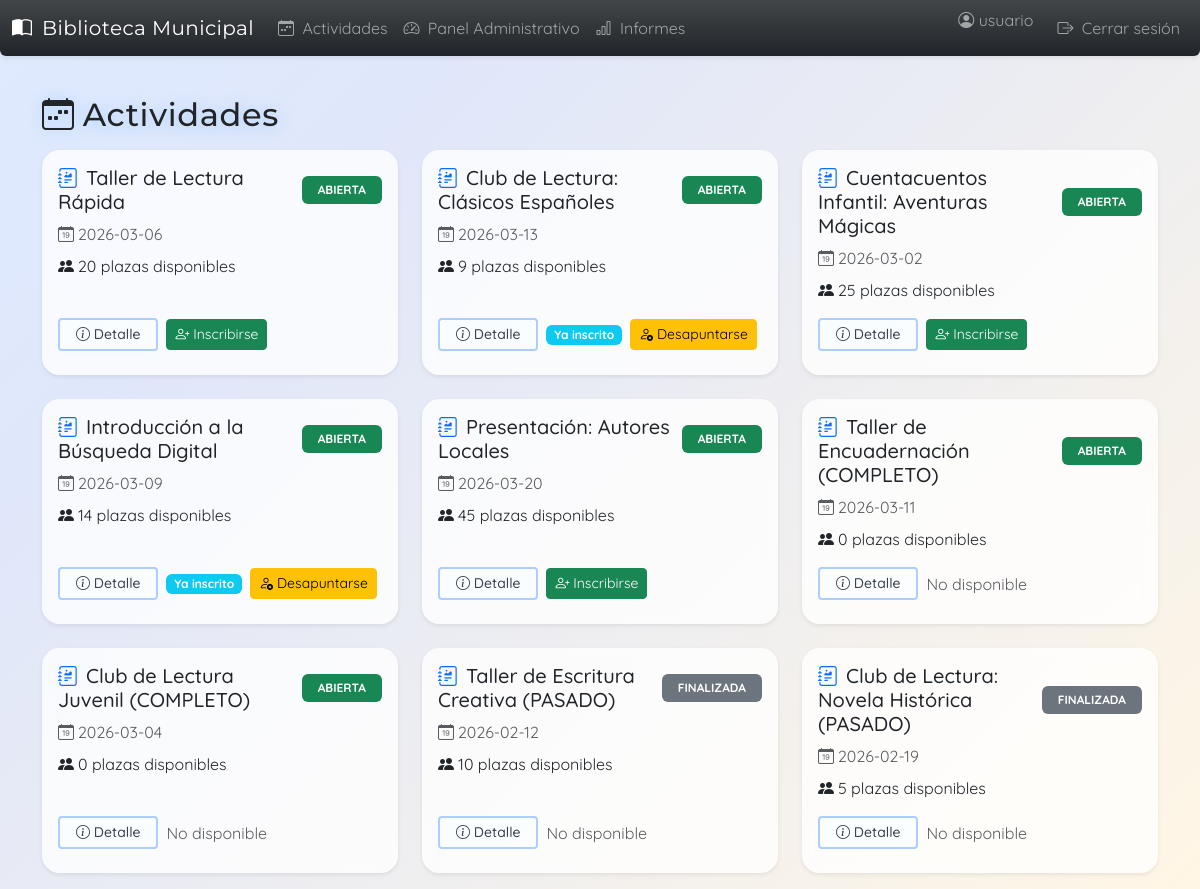
/activities/ (signed in), run on the app's committed database.
### app/models/user.py (models this page shows, shortened)
class User(db.Model, UserMixin):
    id = db.Column(db.Integer, primary_key=True)
    username = db.Column(db.String(100), unique=True, nullable=False)
    password_hash = db.Column(db.String(255), nullable=False)
    role = db.Column(db.String(50), nullable=False)
    name = db.Column(db.String(200), nullable=True)  # Full name for normal users
    email = db.Column(db.String(200), unique=True, nullable=True)  # Email for normal users
    phone = db.Column(db.String(20), nullable=True)  # Phone for normal users

### app/models/activity.py (models this page shows, shortened)
class Activity(db.Model):
    id = db.Column(db.Integer, primary_key=True)
    title = db.Column(db.String(200), nullable=False)
    description = db.Column(db.Text)
    type = db.Column(db.String(100))  # Tipo de actividad (taller, club de lectura, etc.)
    date = db.Column(db.Date, nullable=False)
    time = db.Column(db.String(10))  # Hora (formato HH:MM)
    duration = db.Column(db.Integer)  # Duración en minutos
    max_slots = db.Column(db.Integer, nullable=False)
    status = db.Column(db.String(50), default="borrador")
    created_at = db.Column(db.DateTime, default=datetime.utcnow)
    updated_at = db.Column(db.DateTime, default=datetime.utcnow, onupdate=datetime.utcnow)
    enrollments = db.relationship('Enrollment', backref='activity', lazy=True, cascade='all, delete-orphan')

### app/routes/activities.py (the view)
@activities_bp.route("/")
def index():
    if current_user.is_authenticated and current_user.role == 'admin':
        activities = Activity.query.all()
    else:
        activities = Activity.query.filter(Activity.status != 'borrador').all()
    result = []
    for activity in activities:
        enrolled_count = db.session.query(func.count(Enrollment.id)) \
            .filter_by(activity_id=activity.id) \
            .scalar()
        available_slots = activity.max_slots - enrolled_count
        user_enrolled = False
        if current_user.is_authenticated:
            user_enrolled = Enrollment.query.filter_by(
                activity_id=activity.id,
                user_id=current_user.id
            ).first() is not None
        result.append({
            "id": activity.id,
            "title": activity.title,
            "date": activity.date,
            "status": activity.status,
            "available_slots": available_slots,
            "user_enrolled": user_enrolled
        })
    return render_template("activities.html", activities=result)

### app/templates/activities.html (shortened to what this page needs)
{% extends "base.html" %}
{% block content %}
<div class="d-flex justify-content-between mb-3 align-items-center">
    <h2 class="mb-0 text-glow"><i class="bi bi-calendar-week me-2"></i>Actividades</h2>
</div>
<div class="row row-cols-1 row-cols-md-2 row-cols-lg-3 g-4">
    {% for activity in activities %}
    <div class="col d-flex">
        <div class="card glass flex-fill h-100 shadow-sm animated-card">
            <div class="card-body d-flex flex-column">
                <div class="d-flex justify-content-between align-items-center mb-1">
                    <h5 class="card-title mb-0">
                        <i class="bi bi-journal-richtext text-primary me-2"></i>{{ activity.title }}
                    </h5>
                    {% if activity.status == 'abierta' %}
                        <span class="badge bg-success px-3 py-2 fs-7 text-uppercase fade-in-up">Abierta</span>
                    {% elif activity.status == 'cerrada' %}
                        <span class="badge bg-danger px-3 py-2 fs-7 text-uppercase fade-in-up">Cerrada</span>
                    {% elif activity.status == 'finalizada' %}
                        <span class="badge bg-secondary px-3 py-2 fs-7 text-uppercase fade-in-up">Finalizada</span>
                    {% else %}
                        <span class="badge bg-warning px-3 py-2 fs-7 text-uppercase fade-in-up">Borrador</span>
                    {% endif %}
                </div>
                <div class="mb-2 mt-1 d-flex align-items-center text-muted">
                    <i class="bi bi-calendar-date me-1"></i>
                    <span>{{ activity.date }}</span>
                </div>
                <div class="mb-3 d-flex align-items-center">
                    <i class="bi bi-people-fill me-1"></i>
                    <span>
                        {{ activity.available_slots }} plaza{{ activity.available_slots==1 and '' or 's' }} disponibles
                    </span>
                </div>
                <div class="d-flex flex-wrap align-items-center gap-2 mb-2 mt-auto">
                    <a href="{{ url_for('activities.detail', activity_id=activity.id) }}" class="btn btn-outline-secondary btn-sm px-3">
                        <i class="bi bi-info-circle"></i> Detalle
                    </a>
                    {% if current_user.is_authenticated %}
                        {% set user_enrolled = activity.user_enrolled %}
                        {% if user_enrolled %}
                            <span class="badge bg-info fade-in-up">Ya inscrito</span>
                            <form method="POST" action="{{ url_for('activities.unenroll', activity_id=activity.id) }}" style="display: inline;">
                                <button type="submit" class="btn btn-warning btn-sm alert-animate" onclick="return confirm('¿Estás seguro de que quieres desapuntarte de esta actividad?');">
                                    <i class="bi bi-person-x"></i> Desapuntarse
                                </button>
                            </form>
                        {% elif activity.available_slots > 0 and activity.status == "abierta" %}
                            <form method="POST" action="{{ url_for('activities.enroll', activity_id=activity.id) }}" style="display: inline;">
                                <button type="submit" class="btn btn-success btn-sm animate__animated animate__pulse">
                                    <i class="bi bi-person-plus"></i> Inscribirse
                                </button>
                            </form>
                        {% else %}
                            <span class="text-muted">No disponible</span>
                        {% endif %}
                    {% endif %}
                </div>
            </div>
        </div>
    </div>
    {% endfor %}
</div>
{% endblock %}

### app/templates/base.html (shortened to what this page needs)
<!DOCTYPE html>
<html lang="es">
<head>
    <link href="https://cdn.jsdelivr.net/npm/bootstrap@5.3.2/dist/css/bootstrap.min.css" rel="stylesheet">
    <link href="https://cdn.jsdelivr.net/npm/bootstrap-icons@1.11.3/font/bootstrap-icons.css" rel="stylesheet">
    <link href="{{ url_for('static', filename='styles.css') }}" rel="stylesheet">
</head>
<body>
<nav class="navbar navbar-expand-lg navbar-dark bg-dark bg-gradient shadow-sm mb-4 rounded-bottom">
    <div class="container-fluid">
        <a class="navbar-brand" href="{{ url_for('activities.index') }}">
            <i class="bi bi-book-half me-1"></i> Biblioteca Municipal
        </a>
        <div class="collapse navbar-collapse" id="navbarNav">
            <ul class="navbar-nav me-auto">
                <li class="nav-item">
                    <a class="nav-link" href="{{ url_for('activities.index') }}"><i class="bi bi-calendar-week me-1"></i> Actividades</a>
                </li>
                {% if current_user.is_authenticated %}
                <li class="nav-item">
                    <a class="nav-link" href="{{ url_for('admin.dashboard') }}"><i class="bi bi-speedometer2 me-1"></i> Panel Administrativo</a>
                </li>
                <li class="nav-item">
                    <a class="nav-link" href="{{ url_for('admin.reports') }}"><i class="bi bi-bar-chart me-1"></i> Informes</a>
                </li>
                {% endif %}
            </ul>
            <ul class="navbar-nav">
                {% if current_user.is_authenticated %}
                <li class="nav-item">
                    <span class="navbar-text me-3">
                        <i class="bi bi-person-circle"></i> {{ current_user.username }}
                    </span>
                </li>
                <li class="nav-item">
                    <a class="nav-link" href="{{ url_for('auth.logout') }}"><i class="bi bi-box-arrow-right me-1"></i> Cerrar sesión</a>
                </li>
                {% else %}
                <li class="nav-item">
                    <a class="nav-link" href="{{ url_for('auth.login') }}"><i class="bi bi-box-arrow-in-right me-1"></i> Iniciar sesión</a>
                </li>
                {% endif %}
            </ul>
        </div>
    </div>
</nav>
<div class="container py-3">
    {% block content %}{% endblock %}
</div>
</body>
</html>

### app/static/styles.css (style rules this page uses)
body { background-attachment: fixed; }
.card, .glass { background: rgba(255,255,255,0.78); border-radius: 1.1rem; box-shadow: 0 8px 26px rgba(0,0,0,0.13), 0 1.5px 8px rgba(80,91,216,.07); backdrop-filter: blur(7px); border: none; transition: transform .18s, box-shadow .21s; }
.btn-outline-secondary { border: 2px solid #adcfff; color: #3b424e; background: #fafeffb9; font-weight: 500; transition: border .15s; }
.text-glow { text-shadow: 0 2px 15px #55afff69, 0 0px 1px #fff; }
h1, h2, h3, .navbar-brand { font-family: 'Montserrat', Arial, sans-serif; letter-spacing: .02em; }
a, .nav-link { transition: color .17s; }

### app/templates/base.html (style rules this page uses)
body { font-family: 'Quicksand', 'Montserrat', Arial, sans-serif; background: linear-gradient(135deg, #deeaff 0%, #e0e7fa 25%, #fff6e5 100%); min-height: 100vh; margin: 0; animation: fadeInBody 1.2s; }

### data on the page
User: username "usuario"
Activity: title "Taller de Lectura Rápida", status "ABIERTA", date "2026-03-06", available_slots "20", available_slots "s"
Activity: title "Club de Lectura: Clásicos Españoles", status "ABIERTA", date "2026-03-13", available_slots "9", available_slots "s"
Activity: title "Cuentacuentos Infantil: Aventuras Mágicas", status "ABIERTA", date "2026-03-02", available_slots "25", available_slots "s"
Activity: title "Introducción a la Búsqueda Digital", status "ABIERTA", date "2026-03-09", available_slots "14", available_slots "s"
Activity: title "Presentación: Autores Locales", status "ABIERTA", date "2026-03-20", available_slots "45", available_slots "s"
Activity: title "Taller de Encuadernación (COMPLETO)", status "ABIERTA", date "2026-03-11", available_slots "0", available_slots "s", shows "No disponible"
Activity: title "Club de Lectura Juvenil (COMPLETO)", status "ABIERTA", date "2026-03-04", available_slots "0", available_slots "s", shows "No disponible"
Activity: title "Taller de Escritura Creativa (PASADO)", status "FINALIZADA", date "2026-02-12", available_slots "10", available_slots "s"
Activity: title "Club de Lectura: Novela Histórica (PASADO)", status "FINALIZADA", date "2026-02-19", available_slots "5", available_slots "s"
